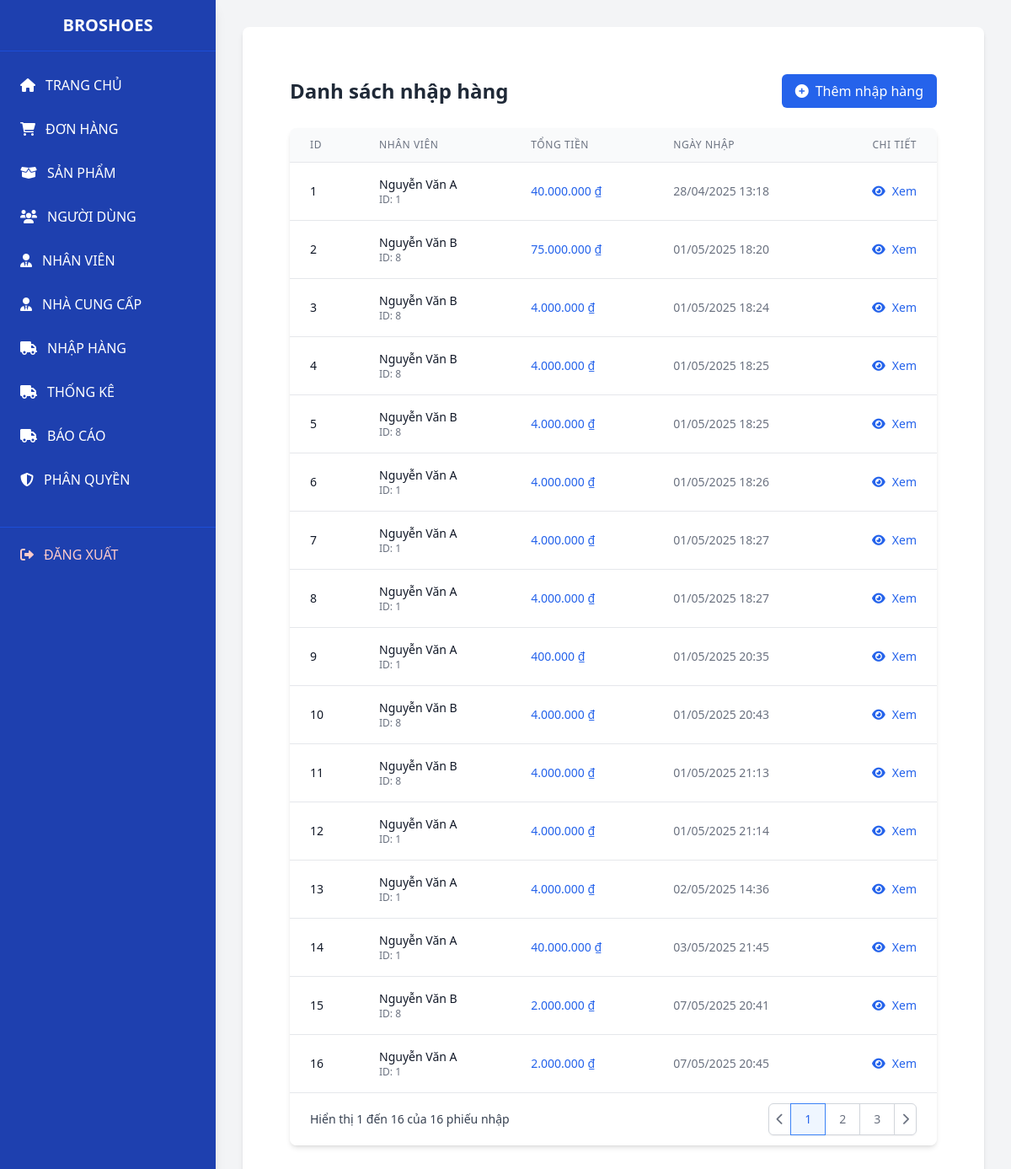
The page /admin/admin.php?page=imports&action=list (signed in) on the database as committed earlier.
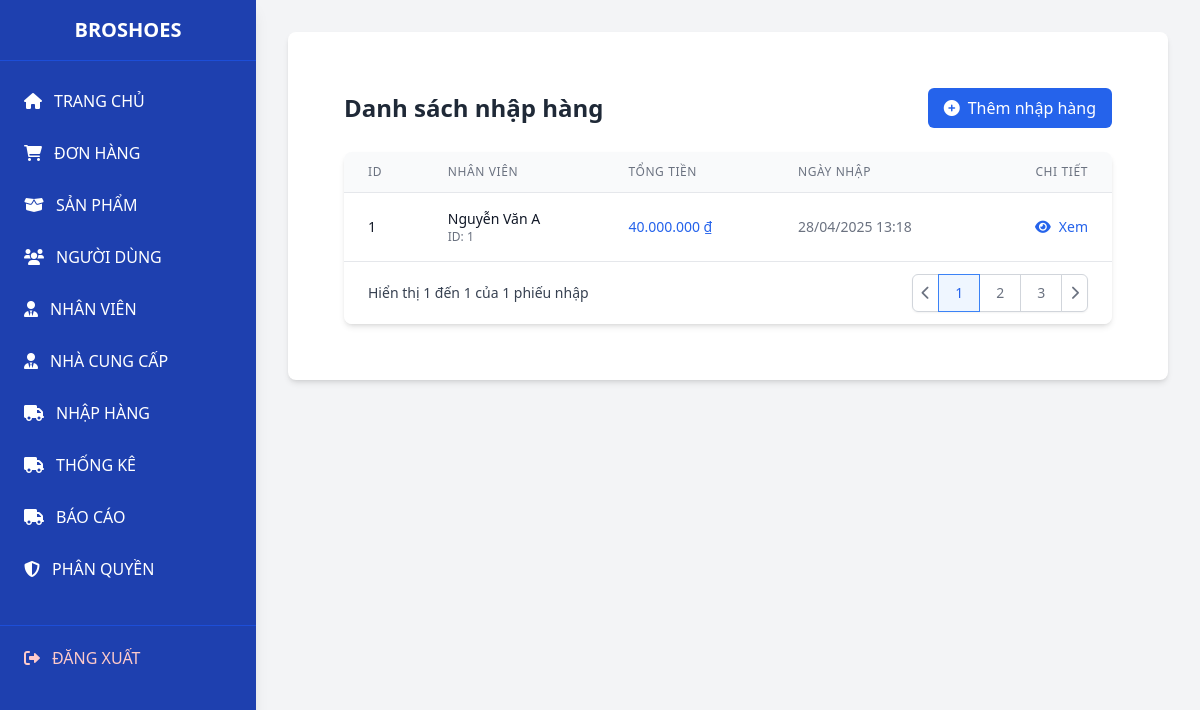
The same page on the database as committed later.
### tables this page shows
CREATE TABLE `import` (
  `ImportID` int(11) NOT NULL,
  `EmployeeID` int(11) NOT NULL,
  `Total` decimal(10,2) DEFAULT 0.00,
  `ImportDate` datetime DEFAULT current_timestamp()
);

CREATE TABLE `employee` (
  `EmployeeID` int(11) NOT NULL,
  `Username` varchar(50) NOT NULL,
  `Fullname` varchar(100) NOT NULL,
  `PhoneNumber` varchar(20) DEFAULT NULL,
  `Email` varchar(100) NOT NULL,
  `Address` text DEFAULT NULL,
  `PasswordHash` varchar(255) NOT NULL,
  `CreatedAt` datetime DEFAULT current_timestamp(),
  `isActivate` int(11) NOT NULL,
  `RoleID` int(11) DEFAULT NULL
);

### admin/models/Import.php (called while the page is built, shortened)
<?php
class Import
{
    private $pdo;
    public function __construct($pdo)
    {
        $this->pdo = $pdo;
    }
    public function getAll()
    {
        $stmt = $this->pdo->query("SELECT i.*, e.Fullname AS EmployeeFullname
                                   FROM `import` i
                                   LEFT JOIN `employee` e ON i.EmployeeID = e.EmployeeID");
        return $stmt->fetchAll(PDO::FETCH_ASSOC);
    }
}

### admin/views/imports/list.php (the view, shortened to what this page needs)
<?php
function renderButton($text, $href = '#', $iconClass = '', $itemclass= '',$disabled = false )
{
    $itemclass .= $disabled ? 'bg-gray-400 cursor-not-allowed' : '';
    $hrefAttribute = $disabled ? '' : 'href="' . $href . '"';
    echo '<a ' . $hrefAttribute . ' class="' . $itemclass . '" >';
    if (!empty($iconClass)) {
        echo '<i class="' . $iconClass . ' mr-2"></i>';
    }
    echo $text;
    echo '</a>';
}
?>
<div class="max-w-7xl mx-auto px-4 sm:px-6 lg:px-8 py-8">
    <div class="flex justify-between items-center mb-6">
        <h2 class="text-2xl font-bold text-gray-800">Danh sách nhập hàng</h2>
        <?php renderButton('Thêm nhập hàng','admin.php?page=imports&action=add','fas fa-plus-circle mr-2','px-4 py-2 bg-blue-600 text-white rounded-md hover:bg-blue-700 transition flex items-center', !$hasImportAddPermission) ?>
    </div>
    <div class="bg-white shadow-md rounded-lg overflow-hidden">
        <div class="overflow-x-auto">
            <table class="min-w-full divide-y divide-gray-200">
                <thead class="bg-gray-50">
                    <tr>
                        <th scope="col" class="px-6 py-3 text-left text-xs font-medium text-gray-500 uppercase tracking-wider">ID</th>
                        <th scope="col" class="px-6 py-3 text-left text-xs font-medium text-gray-500 uppercase tracking-wider">Nhân viên</th>
                        <th scope="col" class="px-6 py-3 text-left text-xs font-medium text-gray-500 uppercase tracking-wider">Tổng tiền</th>
                        <th scope="col" class="px-6 py-3 text-left text-xs font-medium text-gray-500 uppercase tracking-wider">Ngày nhập</th>
                        <th scope="col" class="px-6 py-3 text-right text-xs font-medium text-gray-500 uppercase tracking-wider">Chi tiết</th>
                    </tr>
                </thead>
                <tbody class="bg-white divide-y divide-gray-200">
                    <?php foreach ($imports as $import): ?>
                    <tr class="hover:bg-gray-50 transition">
                        <td class="px-6 py-4 whitespace-nowrap text-sm font-medium text-gray-900"><?= $import['ImportID'] ?></td>
                        <td class="px-6 py-4 whitespace-nowrap text-sm text-gray-900">
                            <?= htmlspecialchars($import['EmployeeFullname']) ?>
                            <span class="text-gray-500 block text-xs">ID: <?= $import['EmployeeID'] ?></span>
                        </td>
                        <td class="px-6 py-4 whitespace-nowrap text-sm font-medium text-blue-600">
                            <?= number_format($import['Total'], 0, ',', '.') ?> ₫
                        </td>
                        <td class="px-6 py-4 whitespace-nowrap text-sm text-gray-500">
                            <?= date('d/m/Y H:i', strtotime($import['ImportDate'])) ?>
                        </td>
                        <td class="px-6 py-4 whitespace-nowrap text-right text-sm font-medium">
                        </td>
                    </tr>
                    <?php endforeach; ?>
                </tbody>
            </table>
        </div>
        <div class="bg-white px-4 py-3 flex items-center justify-between border-t border-gray-200 sm:px-6">
            <div class="hidden sm:flex-1 sm:flex sm:items-center sm:justify-between">
                <div>
                    <p class="text-sm text-gray-700">
                        Hiển thị <span class="font-medium">1</span> đến <span class="font-medium"><?= count($imports) ?></span> của <span class="font-medium"><?= count($imports) ?></span> phiếu nhập
                    </p>
                </div>
                <div>
                    <nav class="relative z-0 inline-flex rounded-md shadow-sm -space-x-px" aria-label="Pagination">
                        <a href="#" class="relative inline-flex items-center px-2 py-2 rounded-l-md border border-gray-300 bg-white text-sm font-medium text-gray-500 hover:bg-gray-50">
                            <i class="fas fa-chevron-left"></i>
                        </a>
                        <a href="#" aria-current="page" class="z-10 bg-blue-50 border-blue-500 text-blue-600 relative inline-flex items-center px-4 py-2 border text-sm font-medium">1</a>
                        <a href="#" class="bg-white border-gray-300 text-gray-500 hover:bg-gray-50 relative inline-flex items-center px-4 py-2 border text-sm font-medium">2</a>
                        <a href="#" class="bg-white border-gray-300 text-gray-500 hover:bg-gray-50 relative inline-flex items-center px-4 py-2 border text-sm font-medium">3</a>
                        <a href="#" class="relative inline-flex items-center px-2 py-2 rounded-r-md border border-gray-300 bg-white text-sm font-medium text-gray-500 hover:bg-gray-50">
                            <i class="fas fa-chevron-right"></i>
                        </a>
                    </nav>
                </div>
            </div>
        </div>
    </div>
</div>

### admin/admin.php (shortened to what this page needs)
<?php
$page = $_GET['page'] ?? 'home';
?>
<!DOCTYPE html>
<html lang="vi">
<head>
    <script src="https://cdn.tailwindcss.com"></script>
    <link rel="stylesheet" href="https://cdnjs.cloudflare.com/ajax/libs/font-awesome/6.0.0/css/all.min.css">
</head>
<body class="bg-gray-100 flex h-screen">
    <aside class="admin-sidebar__content w-64 bg-blue-800 text-white shadow-lg">
        <div class="p-4 border-b border-blue-700">
            <h1 class="text-xl font-bold text-center">BROSHOES</h1>
        </div>
        <ul class="py-4">
            <li class="mb-1">
                <a href="admin.php?page=home" class="block px-6 py-3 hover:bg-blue-700 transition duration-200 flex items-center">
                    <i class="fas fa-home mr-3"></i>TRANG CHỦ
                </a>
            </li>
            <li class="mb-1">
                <a href="admin.php?page=orders&action=list" class="block px-6 py-3 hover:bg-blue-700 transition duration-200 flex items-center">
                    <i class="fas fa-shopping-cart mr-3"></i>ĐƠN HÀNG
                </a>
            </li>
            <li class="mb-1">
                <a href="admin.php?page=products&action=list" class="block px-6 py-3 hover:bg-blue-700 transition duration-200 flex items-center">
                    <i class="fas fa-box-open mr-3"></i>SẢN PHẨM
                </a>
            </li>
            <li class="mb-1">
                <a href="admin.php?page=users&action=list" class="block px-6 py-3 hover:bg-blue-700 transition duration-200 flex items-center">
                    <i class="fas fa-users mr-3"></i>NGƯỜI DÙNG
                </a>
            </li>
            <li class="mb-1">
                <a href="admin.php?page=employees&action=list" class="block px-6 py-3 hover:bg-blue-700 transition duration-200 flex items-center">
                    <i class="fas fa-user-tie mr-3"></i>NHÂN VIÊN
                </a>
            </li>
            <li class="mb-1">
                <a href="admin.php?page=suppliers&action=list" class="block px-6 py-3 hover:bg-blue-700 transition duration-200 flex items-center">
                    <i class="fas fa-user-tie mr-3"></i>NHÀ CUNG CẤP
                </a>
            </li>
            <li class="mb-1">
                <a href="admin.php?page=imports&action=list" class="block px-6 py-3 hover:bg-blue-700 transition duration-200 flex items-center">
                    <i class="fas fa-truck mr-3"></i>NHẬP HÀNG
                </a>
            </li>
            <li class="mb-1">
                <a href="admin.php?page=statistics&action=index" class="block px-6 py-3 hover:bg-blue-700 transition duration-200 flex items-center">
                    <i class="fas fa-truck mr-3"></i>THỐNG KÊ
                </a>
            </li>
            <li class="mb-1">
                <a href="admin.php?page=reports&action=summary" class="block px-6 py-3 hover:bg-blue-700 transition duration-200 flex items-center">
                    <i class="fas fa-truck mr-3"></i>BÁO CÁO
                </a>
            </li>
            <li class="mb-1">
                <a href="admin.php?page=decentralization&action=list" class="block px-6 py-3 hover:bg-blue-700 transition duration-200 flex items-center">
                    <i class="fa-solid fa-shield mr-3"></i>PHÂN QUYỀN
                </a>
            </li>
            <li class="mt-8 border-t border-blue-700 pt-2">
                <a href="logout.php" class="block px-6 py-3 hover:bg-red-600 transition duration-200 flex items-center text-red-200 hover:text-white">
                    <i class="fas fa-sign-out-alt mr-3"></i>ĐĂNG XUẤT
                </a>
            </li>
        </ul>
    </aside>
    <main class="flex-1 overflow-y-auto p-8">
        <div class="bg-white rounded-lg shadow-md p-6">
            <?php
            switch ($page) {
                case 'imports':
                    include 'controllers/ImportsController.php';
                    break;
            }
            ?>
        </div>
    </main>
</body>
</html>

### admin/controllers/ImportsController.php (shortened to what this page needs)
<?php
require_once 'models/Import.php';
require_once 'db_connection.php';
$permissionModel = new Permission($pdo);
$userRoleId = $_SESSION['user']['RoleID'] ?? null;
$permissions = $permissionModel->getPermissionsByRole($userRoleId);
$hasImportAddPermission = in_array('import_add', $permissions);
$importModel = new Import($pdo);
if (isset($_GET['action'])) {
    $action = $_GET['action'];
    switch ($action) {
        case 'list':
            $imports = $importModel->getAll();
            include 'views/imports/list.php';
            break;
    }
}

Rows that differ between the two databases and show on the page:
removed import: ImportID "2", EmployeeID.Fullname "Nguyễn Văn B", EmployeeID "8", Total "75.000.000", ImportDate "01/05/2025 18:20"
removed import: ImportID "3", EmployeeID.Fullname "Nguyễn Văn B", EmployeeID "8", Total "4.000.000", ImportDate "01/05/2025 18:24"
removed import: ImportID "4", EmployeeID.Fullname "Nguyễn Văn B", EmployeeID "8", Total "4.000.000", ImportDate "01/05/2025 18:25"
removed import: ImportID "5", EmployeeID.Fullname "Nguyễn Văn B", EmployeeID "8", Total "4.000.000", ImportDate "01/05/2025 18:25"
removed import: ImportID "6", EmployeeID.Fullname "Nguyễn Văn A", EmployeeID "1", Total "4.000.000", ImportDate "01/05/2025 18:26"
removed import: ImportID "7", EmployeeID.Fullname "Nguyễn Văn A", EmployeeID "1", Total "4.000.000", ImportDate "01/05/2025 18:27"
removed import: ImportID "8", EmployeeID.Fullname "Nguyễn Văn A", EmployeeID "1", Total "4.000.000", ImportDate "01/05/2025 18:27"
removed import: ImportID "9", EmployeeID.Fullname "Nguyễn Văn A", EmployeeID "1", Total "400.000", ImportDate "01/05/2025 20:35"
removed import: ImportID "10", EmployeeID.Fullname "Nguyễn Văn B", EmployeeID "8", Total "4.000.000", ImportDate "01/05/2025 20:43"
removed import: ImportID "11", EmployeeID.Fullname "Nguyễn Văn B", EmployeeID "8", Total "4.000.000", ImportDate "01/05/2025 21:13"
removed import: ImportID "12", EmployeeID.Fullname "Nguyễn Văn A", EmployeeID "1", Total "4.000.000", ImportDate "01/05/2025 21:14"
removed import: ImportID "13", EmployeeID.Fullname "Nguyễn Văn A", EmployeeID "1", Total "4.000.000", ImportDate "02/05/2025 14:36"
removed import: ImportID "14", EmployeeID.Fullname "Nguyễn Văn A", EmployeeID "1", Total "40.000.000", ImportDate "03/05/2025 21:45"
removed import: ImportID "15", EmployeeID.Fullname "Nguyễn Văn B", EmployeeID "8", Total "2.000.000", ImportDate "07/05/2025 20:41"
removed import: ImportID "16", EmployeeID.Fullname "Nguyễn Văn A", EmployeeID "1", Total "2.000.000", ImportDate "07/05/2025 20:45"
Other text that changed with them:
count($imports): "16" → "1"
